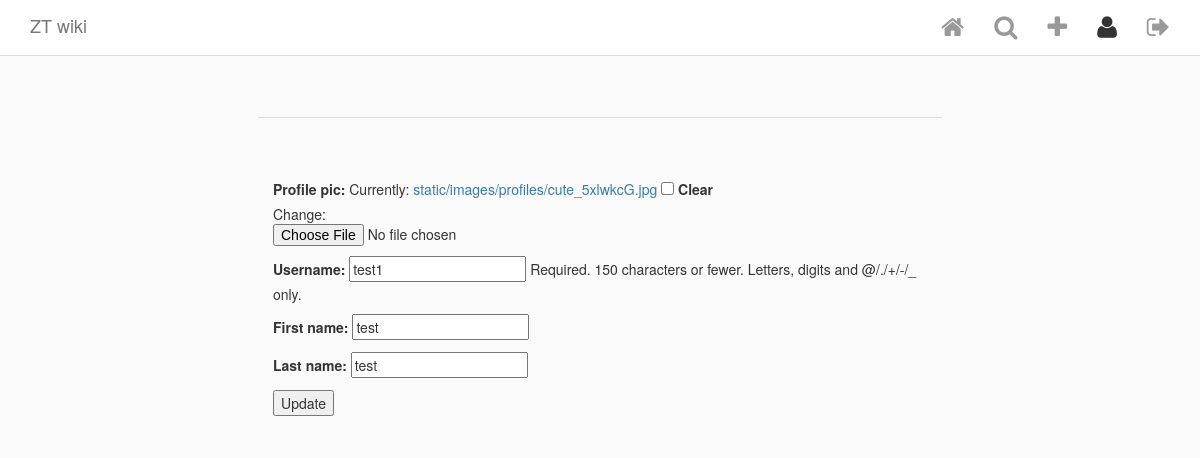
Page /commute/edit_profile/2/ (signed in) on the earlier database version.
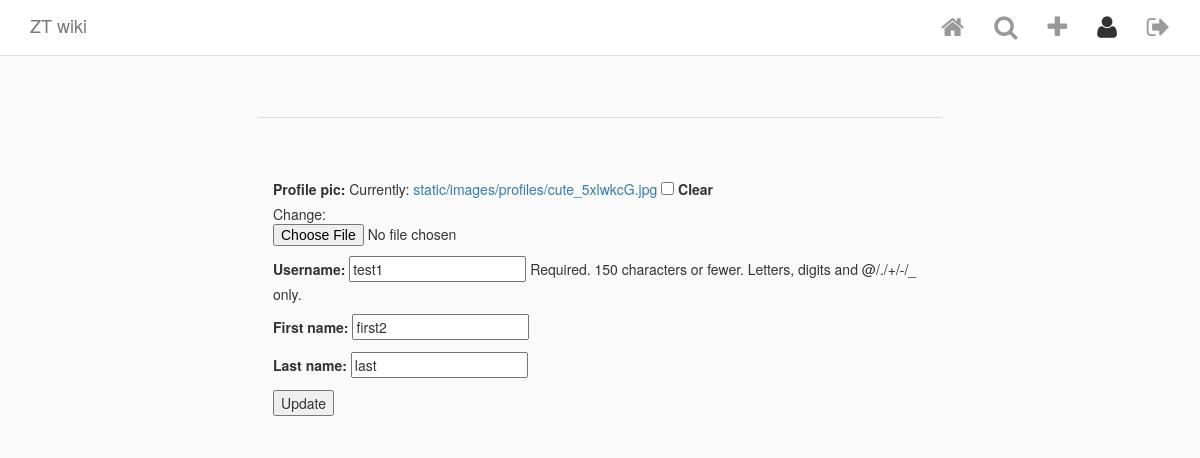
Same page on the later database version.
### commute/models.py (models this page shows, shortened)
class Member(AbstractUser):
    profile_pic = ProcessedImageField(upload_to='static/images/profiles',
                                      format='JPEG', options={'quality': 100}, blank=True, null=True)

### commute/views.py (the view)
# urls.py: path('edit_profile/<int:pk>/', EditProfile.as_view(), name='profileedit'),
class EditProfile(LoginRequiredMixin, UpdateView):
    model = Member
    template_name = 'profileedit.html'
    fields = ['profile_pic', 'username', 'first_name', 'last_name']
    login_url = 'login'
    success_url = reverse_lazy('posts')

### commute/templatetags/custom_tags.py (called while the page is built)
@register.simple_tag(takes_context=True)
def active(context, pattern_or_urlname):
    try:
        pattern = reverse(pattern_or_urlname)
    except NoReverseMatch:
        pattern = pattern_or_urlname
    path = context['request'].path
    if re.search(pattern, path):
        return 'active'
    return ''

### templates/profileedit.html (shortened to what this page needs)
{% extends 'base.html' %}
{% block content %}
<div class="row profile-settings">
  <div class="col-xs-12">
    <div class="profile-pic-name">
    </div>
    <form action="" method="post" enctype="multipart/form-data">
        {{ form.as_p }}
        <input type="submit" value="Update" />
    </form>
  </div>
</div>
{% endblock content %}

Differences in the rows shown:
changed Member "test1": first_name "test" → "first2"; last_name "test" → "last"
